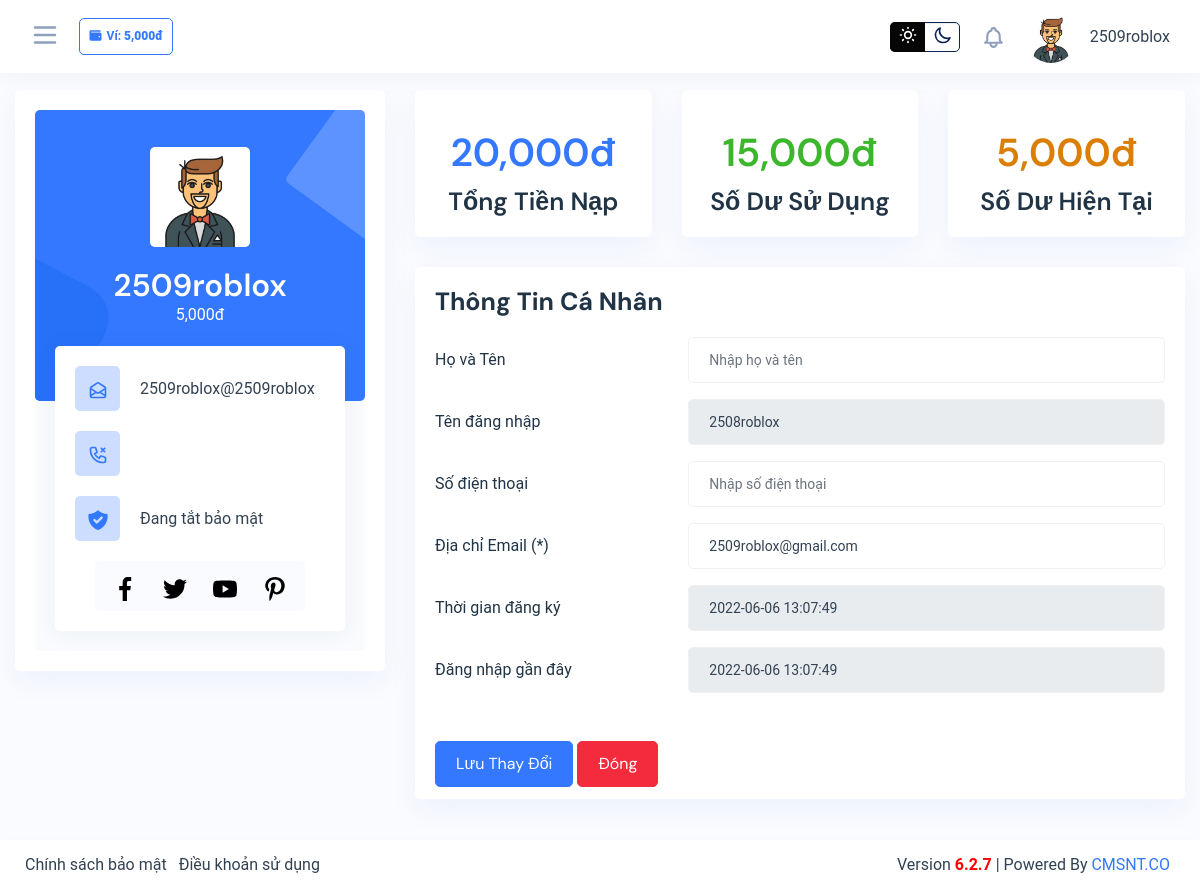
The page /client/profile_user.php (signed in) on the database as committed earlier.
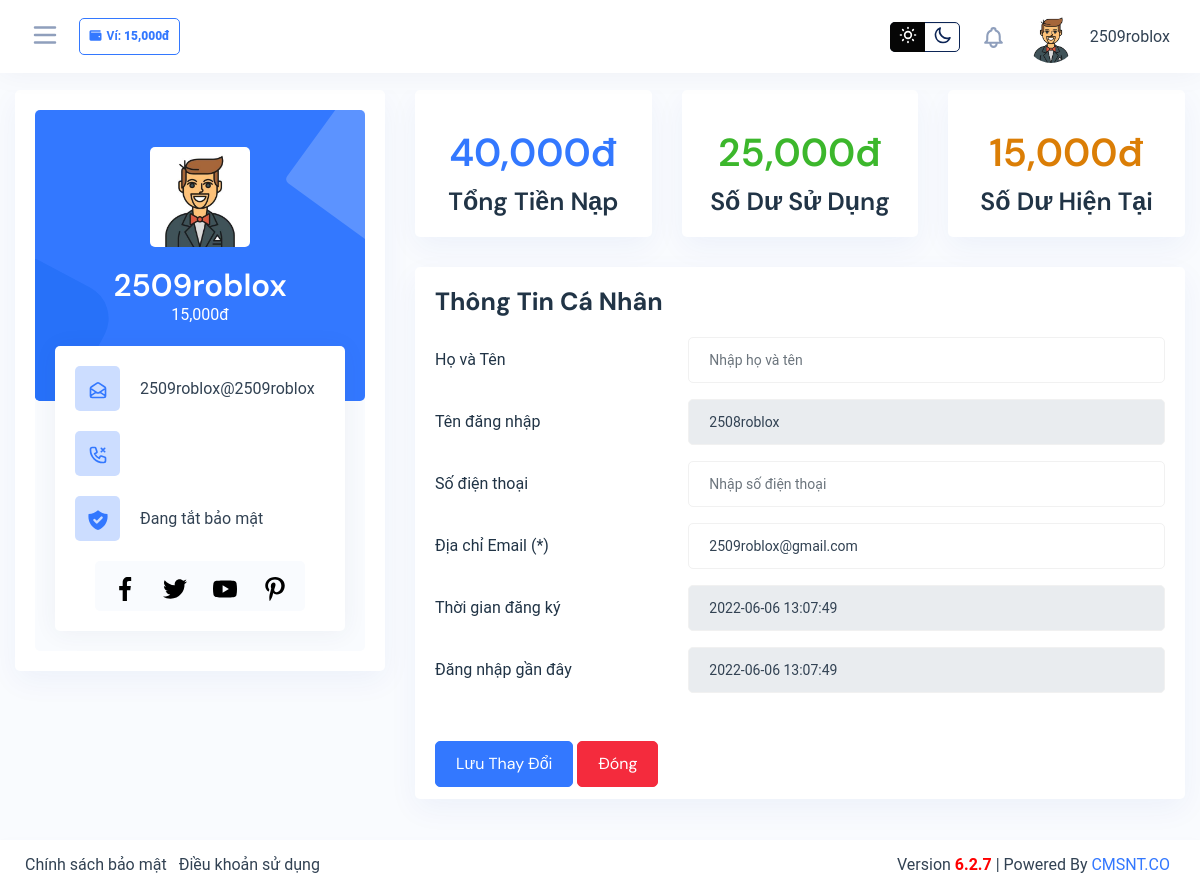
The same page on the database as committed later.
### tables this page shows
CREATE TABLE `clone_user` (
  `user_id` int(11) NOT NULL,
  `user_username` varchar(225) NOT NULL,
  `user_password` varchar(225) NOT NULL,
  `user_email` varchar(225) NOT NULL,
  `user_asset` int(225) NOT NULL,
  `user_date` timestamp NOT NULL DEFAULT current_timestamp()
);

### lib/database.php (called while the page is built, shortened)
<?php
class Database
{
    public $host   = DB_HOST;
    public $user   = DB_USER;
    public $pass   = DB_PASS;
    public $dbname = DB_NAME;
    public $post = DB_POST;
    public $link;
    private function connectDB()
    {
        $this->link = new mysqli(
            $this->host,
            $this->user,
            $this->pass,
            $this->dbname,
            $this->post
        );
        $this->link->set_charset("utf8");
    }
    public function select($query)
    {
        $result = $this->link->query($query) or
            die($this->link->error . __LINE__);
        if ($result->num_rows > 0) {
            return $result;
        } else {
            return false;
        }
    }
}

### classes/brand.class.php (called while the page is built, shortened)
<?php
include_once __DIR__ . '/../lib/database.php';
$db = new Database();
?>
<?php
class invoices
{
    private $db;
    public function __construct()
    {
        global $db;
        $this->db = $db;
    }
    public function count_invoices_by_user()
    {
        $invoices_user = $_SESSION['clone_user_id'];
        $query = "SELECT SUM(invoices_price) AS total_amount FROM clone_invoices
              WHERE invoices_user = '$invoices_user' AND invoices_status = '1'";
        $result = $this->db->select($query);
        return $result;
    }
}
?>
<?php
class order
{
    private $db;
    public function __construct()
    {
        global $db;
        $this->db = $db;
    }
    public function show_order_by_user()
    {
        $order_user = $_SESSION['clone_user_id'];
        $query = "SELECT SUM(order_amout * order_price) AS total_amount FROM clone_order
              WHERE order_user = '$order_user'";
        $result = $this->db->select($query);
        if ($result) {
            return $result;
        }
    }
}
?>
<?php
class user
{
    private $db;
    public function __construct()
    {
        global $db;
        $this->db = $db;
    }
    public function getuserbyid($id)
    {
        $query = "SELECT * FROM clone_user WHERE user_id = '$id'";
        $result = $this->db->select($query);
        return $result;
    }
}
?>

### client/profile_user.php (the view, shortened to what the changed rows need)
<?php
include_once '../inc/header.inc.php';
if (isset($_SESSION['clone_user_id'])) {
    $getuserbyid = $user->getuserbyid($_SESSION['clone_user_id']);
    $getuserbyid1 = $user->getuserbyid($_SESSION['clone_user_id']);
    $show_invoices = $invoices->count_invoices_by_user();
    $show_order_by_user = $order->show_order_by_user();
}
?>
<div style="padding-top:90px">
    <div class="content-page">
        <div class="container-fluid">
            <div class="row">
                <div class="col-lg-4">
                    <?php
                    if (isset($getuserbyid)) {
                        if ($getuserbyid && $getuserbyid->num_rows > 0) {
                            while ($result = $getuserbyid->fetch_assoc()) {
                    ?>
                                <div class="card card-block p-card">
                                    <div class="profile-box">
                                        <div class="profile-card rounded">
                                            <img src="../public/datum/assets/images/user/1.jpg" alt="profile-bg" class="avatar-100 rounded d-block mx-auto img-fluid mb-3">
                                            <h3 class="font-600 text-white text-center mb-0"><?php echo $result['user_username'] ?>
                                            </h3>
                                            <p class="text-white text-center mb-5">
                                                <?php echo number_format($result['user_asset']) ?>đ</p>
                                        </div>
                                        <div class="pro-content rounded">
                                            <div class="d-flex align-items-center mb-3">
                                                <div class="p-icon mr-3">
                                                </div>
                                                <p class="mb-0 eml"><?php echo $result['user_email'] ?></p>
                                            </div>
                                            <div class="d-flex align-items-center mb-3">
                                                <div class="p-icon mr-3">
                                                </div>
                                            </div>
                                            <div class="d-flex align-items-center mb-3">
                                                <div class="p-icon mr-3">
                                                </div>
                                                <p class="mb-0">Đang tắt bảo mật</p>
                                            </div>
                                            <div class="d-flex justify-content-center">
                                                <div class="social-ic d-inline-flex rounded">
                                                    <a href="#">
                                                    </a>
                                                    <a href="#">
                                                    </a>
                                                    <a href="#">
                                                    </a>
                                                    <a href="#">
                                                    </a>
                                                </div>
                                            </div>
                                        </div>
                                    </div>
                                </div>
                            <?php
                            }
                        } else {
                            ?>
                        <?php
                        }
                    } else {
                        ?>
                    <?php
                    }
                    ?>
                </div>
                <div class="col-lg-8">
                    <div class="row">
                        <?php
                        if (isset($show_invoices)) {
                            if ($show_invoices && $show_invoices->num_rows > 0) {
                                while ($result = $show_invoices->fetch_assoc()) {
                        ?>
                                    <div class="col-sm-4 col-lg-4">
                                        <div class="card card-block card-stretch card-height">
                                            <div class="card-body text-center">
                                                <h2 class="mb-2 mt-3 text-primary">
                                                    <?php echo number_format($result['total_amount']) ?>đ
                                                </h2>
                                                <h4>Tổng Tiền Nạp</h4>
                                            </div>
                                        </div>
                                    </div>
                                <?php
                                }
                            } else {
                                ?>
                            <?php
                            }
                        } else {
                            ?>
                        <?php
                        }
                        ?>
                        <?php
                        if (isset($show_order_by_user)) {
                            if ($show_order_by_user && $show_order_by_user->num_rows > 0) {
                                while ($resultsss = $show_order_by_user->fetch_assoc()) {
                        ?>
                                    <div class="col-sm-4 col-lg-4">
                                        <div class="card card-block card-stretch card-height">
                                            <div class="card-body text-center">
                                                <h2 class="mb-2 mt-3 text-success">
                                                    <?php echo number_format($resultsss['total_amount']) ?>đ</h2>
                                                <h4>Số Dư Sử Dụng</h4>
                                            </div>
                                        </div>
                                    </div>
                                <?php
                                }
                            } else {
                                ?>
                            <?php
                            }
                        } else {
                            ?>
                        <?php
                        }
                        ?>
                        <?php
                        if (isset($getuserbyid1)) {
                            if ($getuserbyid1 && $getuserbyid1->num_rows > 0) {
                                while ($result = $getuserbyid1->fetch_assoc()) {
                        ?>
                                    <div class="col-sm-4 col-lg-4">
                                        <div class="card card-block card-stretch card-height">
                                            <div class="card-body text-center">
                                                <h2 class="mb-2 mt-3 text-warning">
                                                    <?php echo number_format($result['user_asset']) ?>đ</h2>
                                                <h4>Số Dư Hiện Tại</h4>
                                            </div>
                                        </div>
                                    </div>
                                <?php
                                }
                            } else {
                                ?>
                            <?php
                            }
                        } else {
                            ?>
                        <?php
                        }
                        ?>
                    </div>
                </div>
            </div>
        </div>
    </div>
</div>
</div>
</body>
</html>

### inc/header.inc.php (shortened to what the changed rows need)
<?php
include_once __DIR__ .  '/../classes/brand.class.php';
$user = new user();
$invoices = new invoices();
$order = new order();
if (isset($_SESSION['clone_user_id'])) {
    $getuserbyid = $user->getuserbyid($_SESSION['clone_user_id']);
}
?>
<!doctype html>
<html>
<head>
    <link rel="stylesheet" href="../public/datum/assets/css/backend-plugin.min.css">
    <link rel="stylesheet" href="../resources/css/responsive.css">
    <link rel="stylesheet" href="../resources/css/backend.css?v=1.0.0">
    <link rel="stylesheet" href="../resources/css/customize.css">
    <link rel="stylesheet" href="https://cdnjs.cloudflare.com/ajax/libs/font-awesome/6.0.0/css/all.min.css"
 />
    <link class="main-stylesheet" href="../public/sweetalert2/default.css" rel="stylesheet" type="text/css">
    <link class="main-stylesheet" href="../public/cute-alert/style.css" rel="stylesheet" type="text/css">
</head>
<body class="color-light ">
    <div class="wrapper">
        <?php
        if (isset($getuserbyid)) {
            if ($getuserbyid && $getuserbyid->num_rows > 0) {
                while ($result = $getuserbyid->fetch_assoc()) {
        ?>
        <div class="iq-top-navbar">
            <div class="iq-navbar-custom">
                <nav class="navbar navbar-expand-lg navbar-light p-0">
                    <div class="side-menu-bt-sidebar">
                        <svg xmlns="http://www.w3.org/2000/svg" class="text-secondary wrapper-menu" width="30"
                            fill="none" viewBox="0 0 24 24" stroke="currentColor">
                            <path stroke-linecap="round" stroke-linejoin="round" stroke-width="2"
                                d="M4 6h16M4 12h16M4 18h16"></path>
                        </svg>
                        <span class="badge badge2 border border-primary text-primary"><i
                                class="fas fa-wallet mr-1"></i>Ví:
                            <b><?php echo  number_format($result['user_asset']) ?>đ</b></span>
                    </div>
                    <div class="d-flex align-items-center">
                        <div class="change-mode">
                            <div class="custom-control custom-switch custom-switch-icon custom-control-inline">
                                <div class="custom-switch-inner">
                                    <label class="custom-control-label" for="dark-mode" data-mode="toggle">
                                        <span class="switch-icon-right">
                                            <svg xmlns="http://www.w3.org/2000/svg" id="h-moon" height="20" width="20"
                                                class="h-6 w-6" fill="none" viewBox="0 0 24 24" stroke="currentColor">
                                                <path stroke-linecap="round" stroke-linejoin="round" stroke-width="2"
                                                    d="M20.354 15.354A9 9 0 018.646 3.646 9.003 9.003 0 0012 21a9.003 9.003 0 008.354-5.646z">
                                                </path>
                                            </svg>
                                        </span>
                                        <span class="switch-icon-left">
                                        </span>
                                    </label>
                                </div>
                            </div>
                        </div>
                        <div class="collapse navbar-collapse" id="navbarSupportedContent">
                            <ul class="navbar-nav ml-auto navbar-list align-items-center">
                                <li class="nav-item nav-icon dropdown">
                                    <a href="#" class="search-toggle dropdown-toggle" id="notification-dropdown"
                                        data-toggle="dropdown" aria-haspopup="true" aria-expanded="false">
                                    </a>
                                </li>
                                <li class="nav-item nav-icon dropdown">
                                    <a href="#" class="nav-item nav-icon dropdown-toggle pr-0 search-toggle"
                                        id="dropdownMenuButton" data-toggle="dropdown" aria-haspopup="true"
                                        aria-expanded="false">
                                        <img src="../public/datum/assets/images/user/1.jpg"
                                            class="img-fluid avatar-rounded" alt="user">
                                        <span class="mb-0 ml-2 user-name"><?php echo  $result['user_username'] ?></span>
                                    </a>
                                </li>
                            </ul>
                        </div>
                    </div>
                </nav>
            </div>
        </div>
        <?php
                }
            } else {
                ?>
        <?php
            }
        }
        ?>

Rows that differ between the two databases and show on the page:
changed clone_user "2509roblox": user_asset "5,000" → "15,000"
Other text that changed with them:
new list line: "40,000 đ Tổng Tiền Nạp"
new list line: "25,000 đ Số Dư Sử Dụng"
list line gone: "20,000 đ Tổng Tiền Nạp"
list line gone: "15,000 đ Số Dư Sử Dụng"
